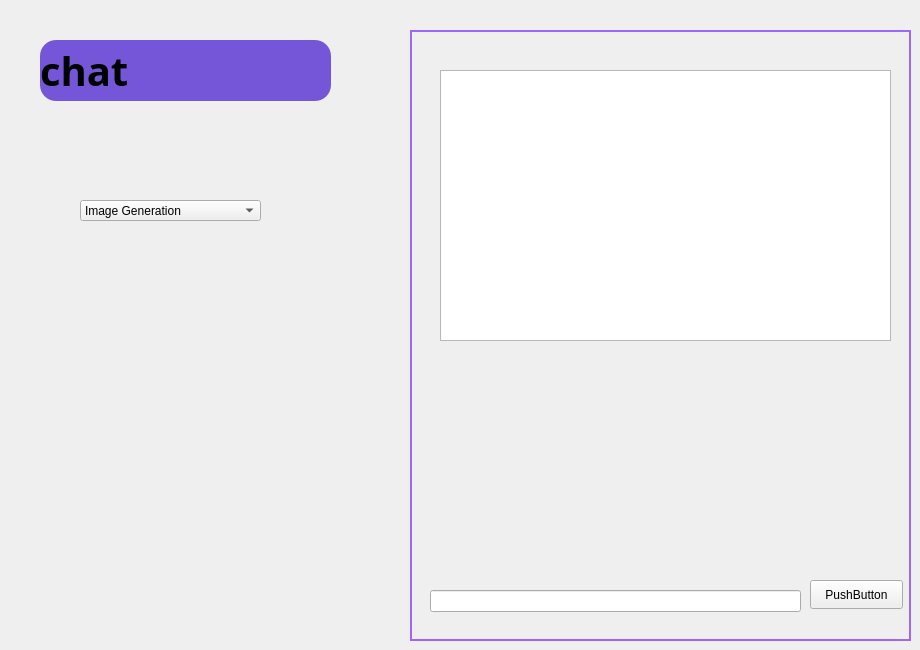
    <widget class="QWidget" name="page_11">
     <widget class="QLabel" name="label_144">
      <property name="geometry">
       <rect>
        <x>410</x>
        <y>30</y>
        <width>501</width>
        <height>611</height>
       </rect>
      </property>
      <property name="styleSheet">
       <string notr="true">border: 2px solid #9e65ff;</string>
      </property>
      <property name="text">
       <string/>
      </property>
     </widget>
     <widget class="QLabel" name="label_145">
      <property name="geometry">
       <rect>
        <x>450</x>
        <y>60</y>
        <width>40</width>
        <height>40</height>
       </rect>
      </property>
      <property name="minimumSize">
       <size>
        <width>40</width>
        <height>40</height>
       </size>
      </property>
      <property name="maximumSize">
       <size>
        <width>40</width>
        <height>40</height>
       </size>
      </property>
      <property name="text">
       <string/>
      </property>
      <property name="pixmap">
       <pixmap>:/images/profile_pic.png</pixmap>
      </property>
      <property name="scaledContents">
       <bool>true</bool>
      </property>
     </widget>
     <widget class="QLabel" name="label_146">
      <property name="geometry">
       <rect>
        <x>840</x>
        <y>210</y>
        <width>40</width>
        <height>40</height>
       </rect>
      </property>
      <property name="minimumSize">
       <size>
        <width>40</width>
        <height>40</height>
       </size>
      </property>
      <property name="maximumSize">
       <size>
        <width>40</width>
        <height>40</height>
       </size>
      </property>
      <property name="text">
       <string/>
      </property>
      <property name="pixmap">
       <pixmap>:/images/profile_pic.png</pixmap>
      </property>
      <property name="scaledContents">
       <bool>true</bool>
      </property>
     </widget>
     <widget class="QLineEdit" name="lineEdit_39">
      <property name="geometry">
       <rect>
        <x>430</x>
        <y>590</y>
        <width>371</width>
        <height>22</height>
       </rect>
      </property>
      <property name="styleSheet">
       <string notr="true">QLineEdit:focus{
border: 1px solid #8b86aa;
background-color:#343155;
}</string>
      </property>
     </widget>
     <widget class="QLabel" name="title_label_13">
      <property name="geometry">
       <rect>
        <x>40</x>
        <y>40</y>
        <width>291</width>
        <height>61</height>
       </rect>
      </property>
      <property name="font">
       <font>
        <family>Script MT Bold</family>
        <pointsize>30</pointsize>
        <bold>true</bold>
       </font>
      </property>
      <property name="styleSheet">
       <string notr="true">background-color:#7556d8;
border-radius:16px;</string>
      </property>
      <property name="text">
       <string>chat</string>
      </property>
     </widget>
     <widget class="QTextEdit" name="textEdit_chat_2">
      <property name="geometry">
       <rect>
        <x>440</x>
        <y>70</y>
        <width>451</width>
        <height>271</height>
       </rect>
      </property>
     </widget>
     <widget class="QPushButton" name="pushButton_send_2">
      <property name="geometry">
       <rect>
        <x>810</x>
        <y>580</y>
        <width>93</width>
        <height>29</height>
       </rect>
      </property>
      <property name="text">
       <string>PushButton</string>
      </property>
     </widget>
     <widget class="QComboBox" name="comboBox_2">
      <property name="geometry">
       <rect>
        <x>80</x>
        <y>200</y>
        <width>181</width>
        <height>21</height>
       </rect>
      </property>
      <item>
       <property name="text">
        <string>Image Generation</string>
       </property>
      </item>
      <item>
       <property name="text">
        <string>Smart Employee Response</string>
       </property>
      </item>
      <item>
       <property name="text">
        <string>Learning Mode</string>
       </property>
      </item>
     </widget>
     <widget class="QLabel" name="imageLabel_2">
      <property name="geometry">
       <rect>
        <x>460</x>
        <y>360</y>
        <width>291</width>
        <height>151</height>
       </rect>
      </property>
      <property name="text">
       <string/>
      </property>
     </widget>
    </widget>
